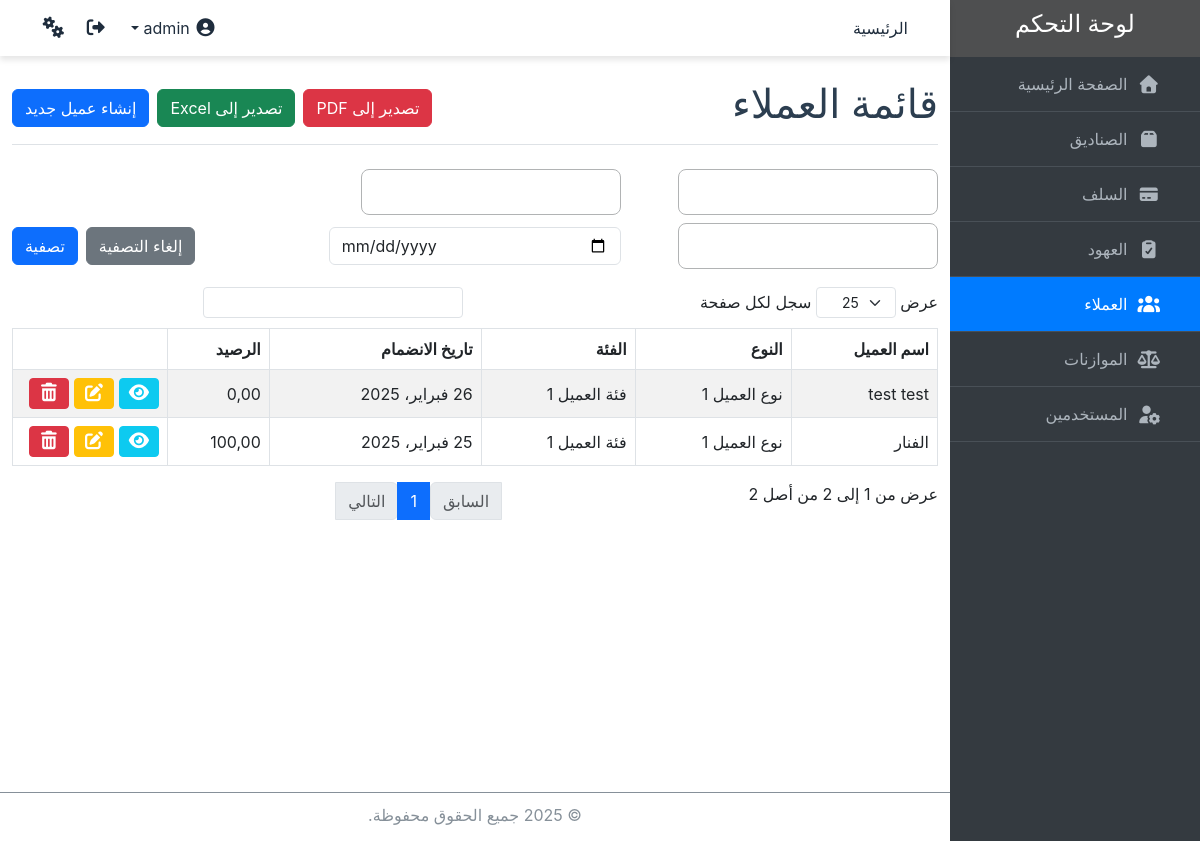
Screenshot of /clients/ (signed in) with the database file from the repository.
### core/models.py (models this page shows, shortened)
class Client(models.Model):
    name = models.CharField(max_length=100, verbose_name="اسم العميل", unique=True)
    image = models.ImageField(upload_to='clients/images/', blank=True, null=True, verbose_name="صورة العميل")
    type = models.ForeignKey('ClientType', on_delete=models.CASCADE, related_name='clients', verbose_name="نوع العميل")
    category = models.ForeignKey('ClientCategory', on_delete=models.CASCADE, related_name='clients', verbose_name="فئة العميل")
    balance = models.DecimalField(max_digits=10, decimal_places=2, default=0, verbose_name="الرصيد")
    join_date = models.DateField(verbose_name="تاريخ الانضمام")
    class Meta:
        verbose_name = "عميل"
        verbose_name_plural = "العملاء"

class ClientType(models.Model):
    type = models.CharField(max_length=50, unique=True, verbose_name="نوع العميل")
    class Meta:
        verbose_name = "نوع العميل"
        verbose_name_plural = "انواع العملاء"
        default_permissions = []
    def __str__(self):
        return self.type

class ClientCategory(models.Model):
    category = models.CharField(max_length=50, unique=True, verbose_name="فئة العميل")
    class Meta:
        verbose_name = "فئة العميل"
        verbose_name_plural = "فئات العملاء"
        default_permissions = []
    def __str__(self):
        return self.category

### core/views.py (the view)
# urls.py: path('clients/', views.ClientListView.as_view(), name='client_list'),
class ClientListView(PermissionMixin, ExportMixin, ListView):
    model = Client
    template_name = 'clients/client_list.html'
    context_object_name = 'clients'
    permission_required = 'core.view_client'
    def get_queryset(self):
        queryset = super().get_queryset()
        name_filter = self.request.GET.get('name')
        type_filter = self.request.GET.get('type')
        category_filter = self.request.GET.get('category')
        date_filter = self.request.GET.get('date')
        if name_filter:
            queryset = queryset.filter(name=name_filter)
        if type_filter:
            queryset = queryset.filter(type=type_filter)
        if category_filter:
            queryset = queryset.filter(category=category_filter)
        if date_filter:
            queryset = queryset.filter(date=date_filter)
        return queryset
    def get_context_data(self, **kwargs):
        context = super().get_context_data(**kwargs)
        context['filter_form'] = ClientFilterForm(self.request.GET)
        return context

### core/forms.py
class ClientFilterForm(forms.Form):
    name = forms.ChoiceField(
        widget=Select2Widget(attrs={'data-placeholder': 'اختر اسم العميل', 'class': 'form-control'}),
        label="اسم العميل",
        required=False
    )
    type = forms.ModelChoiceField(
        queryset=ClientType.objects.all(),
        widget=Select2Widget(attrs={'data-placeholder': 'اختر النوع', 'class': 'form-control'}),
        label="نوع العميل",
        required=False
    )
    category = forms.ModelChoiceField(
        queryset=ClientCategory.objects.all(),
        widget=Select2Widget(attrs={'data-placeholder': 'اختر الفئة', 'class': 'form-control'}),
        label="فئة العميل",
        required=False
    )
    date = forms.DateField(
        required=False,
        widget=forms.DateInput(attrs={'type': 'date', 'class': 'form-control'}),
        label="تاريخ الانضمام"
    )
    def __init__(self, *args, **kwargs):
        super().__init__(*args, **kwargs)
        self.fields['name'].choices = [(n, n) for n in Client.objects.values_list('name', flat=True).distinct() if n]

### core/views.py (called while the page is built, shortened)
    def has_permission(self):
        perms = self.get_permission_required()
        return self.request.user.has_perms(perms) or self.request.user.is_superuser

    def get(self, request, *args, **kwargs):
        return super().get(request, *args, **kwargs)

### core/templates/clients/client_list.html (shortened to what this page needs)
{% extends 'base.html' %}
{% block content %}
  <div class="container mt-4">
    <div class="d-flex justify-content-between align-items-center border-bottom pb-2 mb-3">
      <h1 class="text-right">قائمة العملاء</h1>
      <div class="d-flex">
        <a href="?export=1&format=pdf{% for key, value in request.GET.items %}{% if key != 'export' %}&{{ key }}={{ value }}{% endif %}{% endfor %}" class="btn btn-danger">
            تصدير إلى PDF</a>
        <a href="?export=1{% for key, value in request.GET.items %}{% if key != 'export' %}&{{ key }}={{ value }}{% endif %}{% endfor %}" class="btn btn-success mx-2">
          تصدير إلى Excel</a>
        <a href="{% url 'client_create' %}" class="btn btn-primary mr-2">إنشاء عميل جديد</a>
      </div>
    </div>
    <form method="get">
      <div class="row align-items-center">
          <div class="col-md-4 mt-2">
              {{ filter_form.name }}
          </div>
          <div class="col-md-4 mt-2">
              {{ filter_form.type }}
          </div>
          <div class="col-md-4 mt-2">
              {{ filter_form.category }}
          </div>
          <div class="col-md-4 mt-2">
              {{ filter_form.date }}
          </div>
          <div class="col-md-4 mt-2 d-flex justify-content-end">
              <a href="{% url 'client_list' %}" class="btn btn-secondary mx-2">إلغاء التصفية</a>
              <button type="submit" class="btn btn-primary">تصفية</button>
          </div>
      </div>
    </form>
    <div style="overflow-x: auto; max-width: 100%;">
      <table id="clientsTable" class="table table-bordered  table-hover table-striped align-middle">
      <thead>
        <tr>
          <th>اسم العميل</th>
          <th>النوع</th>
          <th>الفئة</th>
          <th>تاريخ الانضمام</th>
          <th>الرصيد</th>
          <th></th>
        </tr>
      </thead>
      <tbody>
        {% for client in clients %}
          <tr>
            <td>{{ client.name }}</td>
            <td>{{ client.type }}</td>
            <td>{{ client.category }}</td>
            <td>{{ client.join_date }}</td>
            <td>{{ client.balance }}</td>
            <td style="width: 140px;">
              <a href="{% url 'client_detail' client.pk %}" class="btn btn-info btn-sm text-white">
                <i class="fas fa-eye"></i>
              </a>
              <a href="{% url 'client_update' client.pk %}" class="btn btn-warning btn-sm text-white">
                <i class="fas fa-edit"></i>
              </a>
              <a href="{% url 'client_delete' client.pk %}" class="btn btn-danger btn-sm text-white">
                <i class="fas fa-trash-alt"></i>
              </a>
            </td>
          </tr>
        {% endfor %}
      </tbody>
    </table>
    </div>
  </div>
{% endblock %}
{% block scripts %}
<link href="https://cdn.jsdelivr.net/npm/select2@4.0.13/dist/css/select2.min.css" rel="stylesheet" />
{% endblock scripts %}

### static/css/styles.css (style rules this page uses)
body { margin: 0; margin-right: 250px; font-family: "Source Sans Pro",-apple-system,BlinkMacSystemFont,"Segoe UI",Roboto,"Helvetica Neue",Arial,sans-serif,"Apple Color Emoji","Segoe UI Emoji","Segoe UI Symbol"; font-size: 1rem; font-weight: 400; line-height: 1.5; color: rgb(33, 37, 41); text-align: right; background-color: #fff; }
.fas { font-size: 18px; }
input, optgroup, select, textarea { width: 50%; min-width: 260px; }
.container h1 { color: #2c3e50; }
form input, form select, form textarea { border-radius: 8px; border: 1px solid #b1b3b4; padding: 10px; }
form button { border-radius: 8px; }
.table th, .table td { vertical-align: middle; }

### rows the page displays
Client: name "test test", type "نوع العميل 1", category "فئة العميل 1", join_date "26 فبراير، 2025", balance "0,00"
Client: name "الفنار", type "نوع العميل 1", category "فئة العميل 1", join_date "25 فبراير، 2025", balance "100,00"
